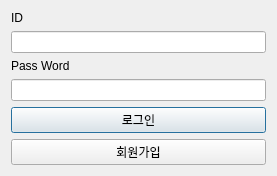
<?xml version="1.0" encoding="UTF-8"?>
<ui version="4.0">
 <class>Dialog</class>
 <widget class="QDialog" name="Dialog">
  <property name="enabled">
   <bool>true</bool>
  </property>
  <property name="geometry">
   <rect>
    <x>0</x>
    <y>0</y>
    <width>277</width>
    <height>158</height>
   </rect>
  </property>
  <property name="minimumSize">
   <size>
    <width>0</width>
    <height>0</height>
   </size>
  </property>
  <property name="windowTitle">
   <string>Dialog</string>
  </property>
  <layout class="QVBoxLayout" name="verticalLayout">
   <item>
    <widget class="QLabel" name="label">
     <property name="minimumSize">
      <size>
       <width>0</width>
       <height>0</height>
      </size>
     </property>
     <property name="text">
      <string>ID</string>
     </property>
    </widget>
   </item>
   <item>
    <widget class="QLineEdit" name="line_id"/>
   </item>
   <item>
    <widget class="QLabel" name="label_2">
     <property name="text">
      <string>Pass Word</string>
     </property>
    </widget>
   </item>
   <item>
    <widget class="QLineEdit" name="line_pw">
     <property name="echoMode">
      <enum>QLineEdit::Password</enum>
     </property>
    </widget>
   </item>
   <item>
    <widget class="QPushButton" name="login_btn">
     <property name="text">
      <string>로그인</string>
     </property>
    </widget>
   </item>
   <item>
    <widget class="QPushButton" name="sign_up_btn">
     <property name="text">
      <string>회원가입</string>
     </property>
    </widget>
   </item>
  </layout>
 </widget>
 <resources/>
 <connections/>
</ui>
